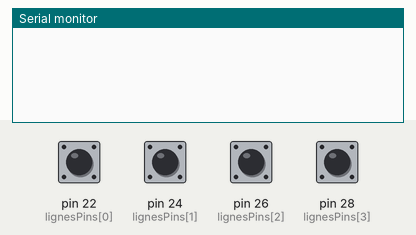
Recording of a sketch running on a simulated Arduino Mega 2560, built with avr-gcc and run on an emulated ATmega2560. On the bench: the last lines printed to the serial monitor. The test bench sets the inputs (shaded band); at power-on: pin 22 (lignesPins[0]), pin 24 (lignesPins[1]), pin 26 (lignesPins[2]), pin 28 (lignesPins[3]) HIGH.

Above: at 1.2 s.
1.3 s: pin 22 (lignesPins[0]) pulled LOW for 0.15 s
At 2.6 s:
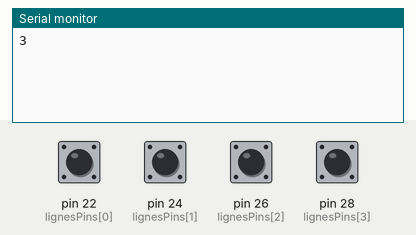
2.9 s: pin 28 (lignesPins[3]) pulled LOW for 0.15 s
At 3.9 s:
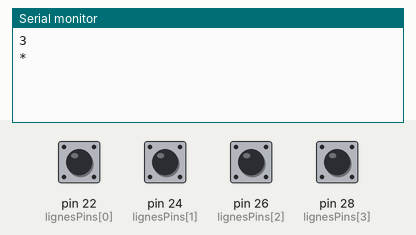
4.5 s: pin 28 (lignesPins[3]) pulled LOW for 1 s
At 6.4 s:
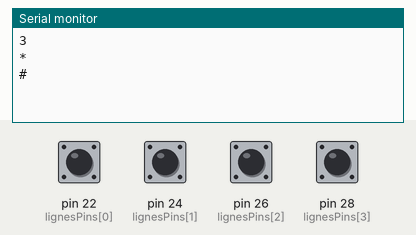
7.0 s: pin 24 (lignesPins[1]) pulled LOW for 0.15 s
At 8.3 s:
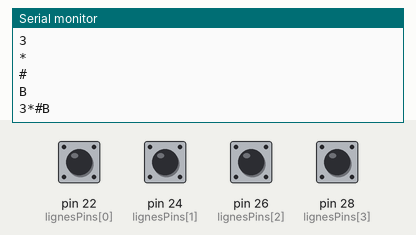
8.6 s: pin 26 (lignesPins[2]) pulled LOW for 0.15 s
At 9.5 s:
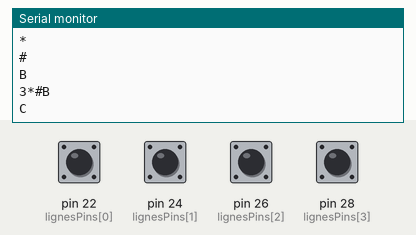
10.2 s: pin 24 (lignesPins[1]) pulled LOW for 1 s
At 11.9 s:
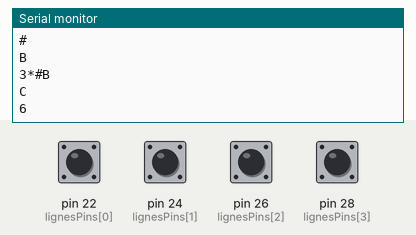

The sketch:

digicodev5.ino
```cpp
const int Ligne = 4;
const int Colonne = 4;

char hexaBouton[Ligne][Colonne] = {
  {'1', '2', '3', 'A'},
  {'4', '5', '6', 'B'},
  {'7', '8', '9', 'C'},
  {'*', '0', '#', 'D'}
};

int lignesPins[Ligne] = {22, 24, 26, 28}; // Broches pour les lignes (D0 à D3)
int colonnesPins[Colonne] = {30, 32, 34, 36}; // Broches pour les colonnes (D4 à D7)

void setup() {
    Serial.begin(115200);
  // Initialiser les broches de colonne en sortie avec HIGH
  for (int i = 0; i < Colonne; i++) {
    pinMode(colonnesPins[i], OUTPUT);
    digitalWrite(colonnesPins[i], HIGH);
  }

  // Initialiser les broches de ligne avec une résistance de pull-up interne
  for (int i = 0; i < Ligne; i++) {
    pinMode(lignesPins[i], INPUT_PULLUP);
  }
}

void loop() {

  String Code;
   String Number = getNumber();
   Serial.println(Number);
   Code += Number;
   Number = getNumber();
   Serial.println(Number);
   Code += Number;
   Number = getNumber();
   Serial.println(Number);
   Code += Number;
   Number = getNumber();
   Serial.println(Number);
   Code += Number;
  Serial.println(Code);


}


String getNumber(){
  String boutonPresse;
  bool play = true;
  while (play){
    for (int i = 0; i < Colonne; i++) {
      // Activer la colonne en cours
      digitalWrite(colonnesPins[i], LOW);

      // Lire les lignes
      for (int j = 0; j < Ligne; j++) {
        if (digitalRead(lignesPins[j]) == LOW) {
          // Un bouton a été pressé dans la ligne j et la colonne i
          boutonPresse = hexaBouton[j][i];
          //Serial.print("\nbutton: "+boutonPresse);
          play = false;

          // Attendez que le bouton soit relâché
          while (digitalRead(lignesPins[j]) == LOW) {
            delay(10);
          }
        }
      }

      // Désactiver la colonne en cours
      digitalWrite(colonnesPins[i], HIGH);
    }
  }
  return boutonPresse;
}
```

Measured:
- after the input at 1.3 s, the serial monitor: prints a new line after 0.15 s (image 1)
- after the input at 2.9 s, the serial monitor: prints a new line after 0.15 s (image 2)
- after the input at 4.5 s, the serial monitor: prints a new line after 1.0 s (image 3)
- after the input at 7.0 s, the serial monitor: prints a new line after 0.15 s (image 4)
- after the input at 8.6 s, the serial monitor: prints a new line after 0.15 s (image 5)
- after the input at 10.2 s, the serial monitor: prints a new line after 1.0 s (image 6)
